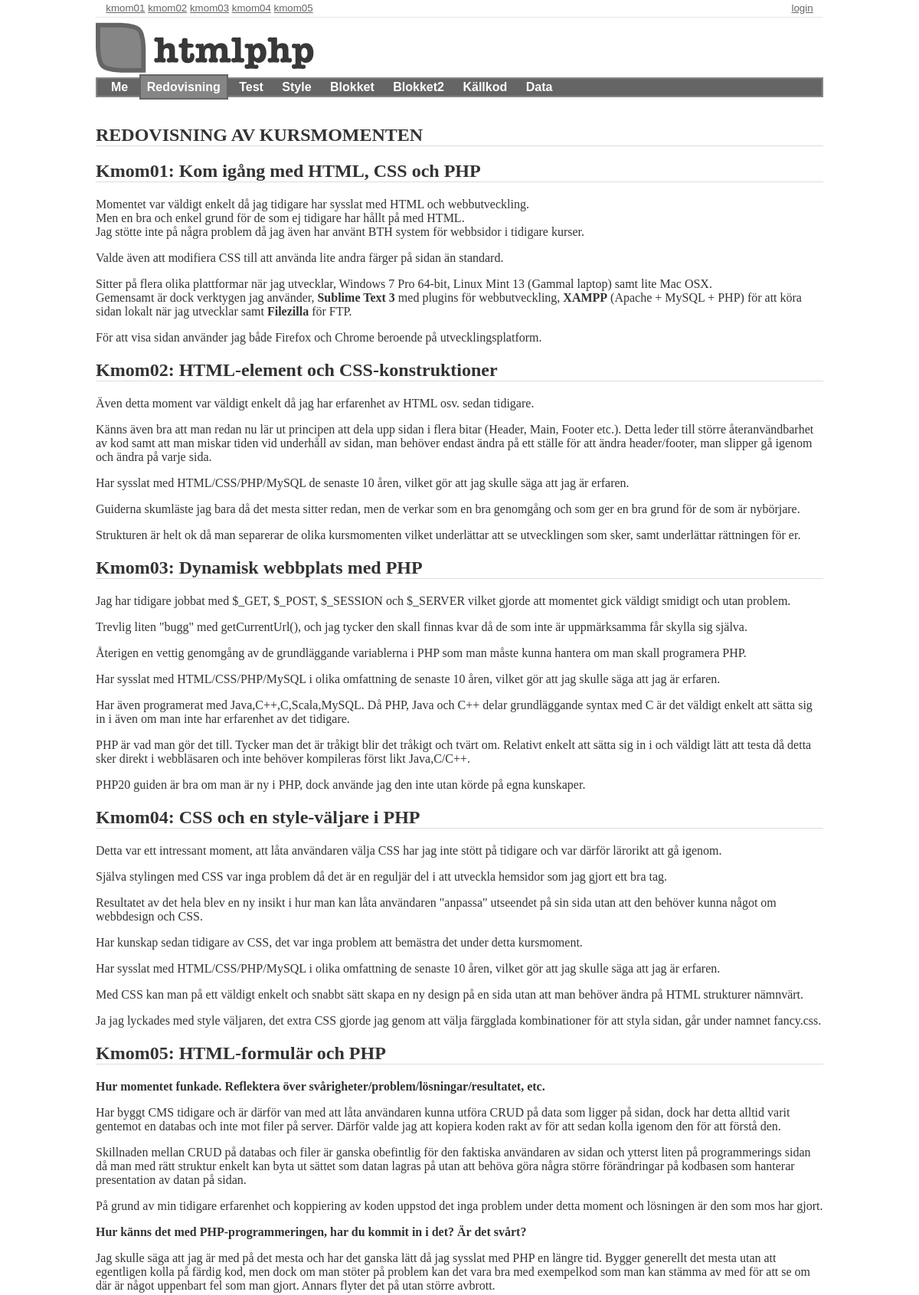
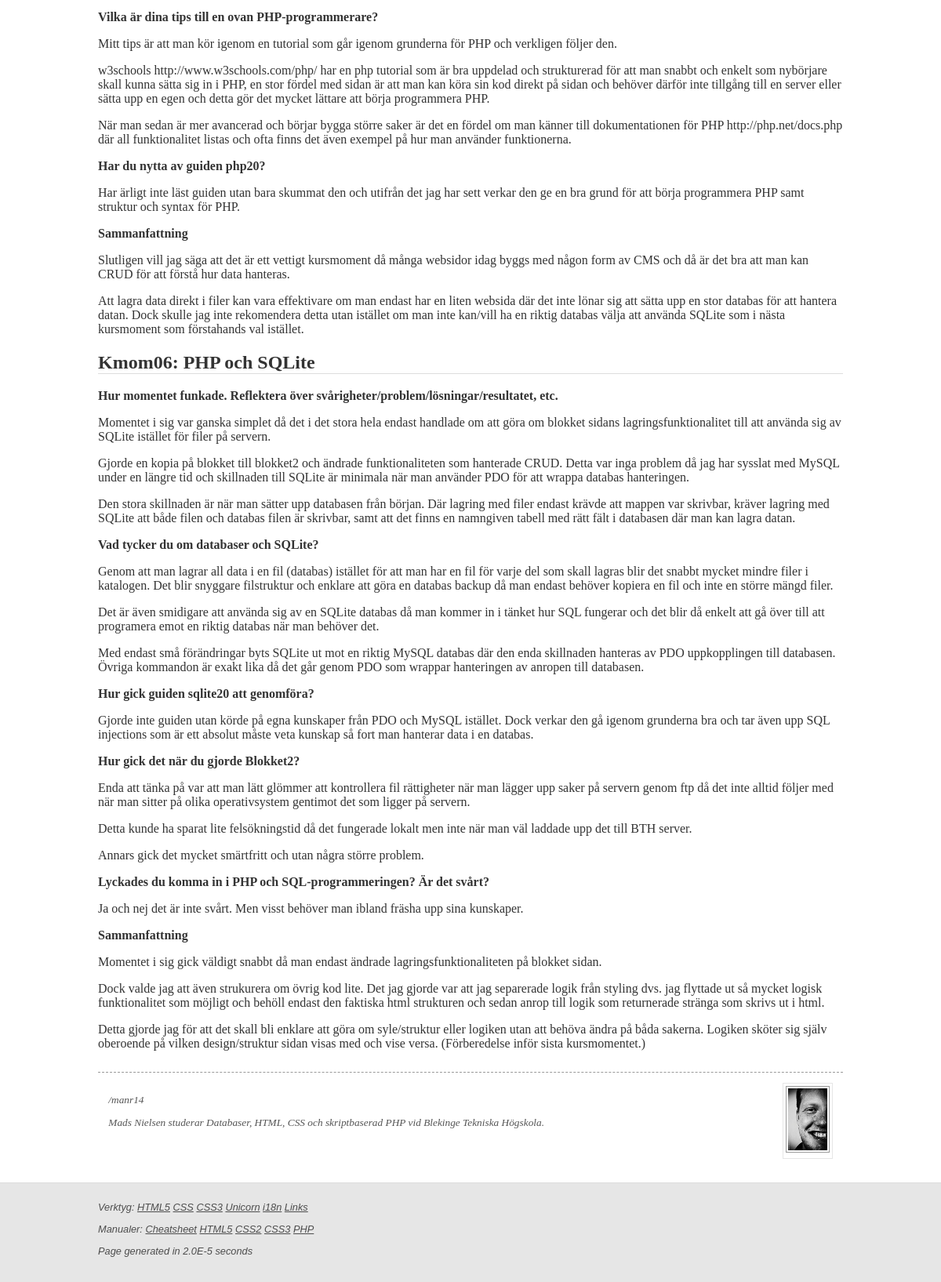
The app's page /report.php with its own data (2 pictures, top to bottom).
### tables this page shows
CREATE TABLE report
  (
    id INTEGER PRIMARY KEY NOT NULL UNIQUE,
    title TEXT,
    description TEXT
  );

### incl/config.php (called while the page is built, shortened)
<?php
$pageTimeGeneration = microtime(true);
include_once(dirname(__FILE__) . "/../src/login.php");
include_once(dirname(__FILE__) . "/static.php");

### incl/static.php (the view, shortened to what this page needs)
<?php
function stylesheet() {
  if (isset($_SESSION['stylesheet'])) {
    return "<link rel='stylesheet' href='style/" . $_SESSION['stylesheet'] . "'";
  }
  else {
      return "<link rel='stylesheet' href='style/stylesheet.css' title='General stylesheet'>
      <link rel='alternate stylesheet' href='style/debug.css' title='Debug stylesheet'>";
  };
}
function menuRelated() {
  return "<nav class='related'>
    <a href='../Kmom01/me.php'>kmom01</a>
    <a href='../Kmom02/me.php'>kmom02</a>
    <a href='../Kmom03/me.php'>kmom03</a>
    <a href='../Kmom04/me.php'>kmom04</a>
    <a href='../Kmom05/me.php'>kmom05</a>
  </nav>";
}
function logo() {
  if (isset($_SESSION['stylesheet']) && $_SESSION['stylesheet'] == "fancy.css") {
    return "<a href='me.php'><img src='img/fancy.png' alt='fancy logo' width=200 height=90></a>";
  }
  else {
    return "<a href='me.php'><img src='img/logo.png' alt='htmlphp logo' width=300 height=70></a>";
  }
}
function menu() {
  return "<nav class='navmenu'>
    <a id='me-' href='me.php'>Me</a>
    <a id='report-' href='report.php'>Redovisning</a>
    <a id='test-' href='test.php'>Test</a>
    <a id='style-' href='style.php'>Style</a>
    <a id='blokket-' href='blokket.php'>Blokket</a>
    <a id='blokket2-' href='blokket2.php'>Blokket2</a>
    <a id='source-' href='viewsource.php'>Källkod</a>
    <a id='data-' href='data.php'>Data</a>
  </nav>";
}
function tools() {
  return "<a href='http://validator.w3.org/check/referer'>HTML5</a>
  <a href='http://jigsaw.w3.org/css-validator/check/referer'>CSS</a>
  <a href='http://jigsaw.w3.org/css-validator/check/referer?profile=css3'>CSS3</a>
  <a href='http://validator.w3.org/unicorn/check?ucn_uri=referer&amp;ucn_task=conformance'>Unicorn</a>
  <a href='http://validator.w3.org/i18n-checker/check?uri=<?php echo getCurrentUrl(); ?>'>i18n</a>
  <a href='http://validator.w3.org/checklink?uri=<?php echo getCurrentUrl(); ?>'>Links</a>";
}
function manual() {
  return "<a href='http://www.w3.org/2009/cheatsheet/'>Cheatsheet</a>
  <a href='http://dev.w3.org/html5/spec/'>HTML5</a>
  <a href='http://www.w3.org/TR/CSS2/'>CSS2</a>
  <a href='http://www.w3.org/Style/CSS/current-work#CSS3'>CSS3</a>
  <a href='http://php.net/manual/en/index.php'>PHP</a>";
}
function pageTime($pageTimeGeneration) {
  if(isset($pageTimeGeneration)) {
    return "Page generated in " . round(microtime(true)-$pageTimeGeneration, 5) . " seconds";
  }
}
function report() {
  $db = new PDO("sqlite:incl/data/data/static.sqlite");
  $db->setAttribute(PDO::ATTR_ERRMODE, PDO::ERRMODE_WARNING);
  $stmt = $db->prepare('SELECT * FROM report;');
  $stmt->execute();
  $res = $stmt->fetchAll(PDO::FETCH_ASSOC);
  $ret = '';
  foreach ($res as $report) {
    $ret .= "<h2>" . $report['title'] . "</h2>";
    $ret .= $report['description'];
  }
  return $ret;
}

### incl/header.php (shortened to what this page needs)
<!doctype html>
<html lang="sv">
<head>
	<?php echo stylesheet(); ?>
</head>
<body<?php echo isset($pageId) ? " id='$pageId' " : ""; ?>>
	<header id="above">
		<?php echo userLoginMenu(); ?>
	  <?php echo menuRelated(); ?>
	</header>
	<header>
		<?php echo logo(); ?>
		<?php echo menu(); ?>
	</header>

### src/login.php (shortened to what this page needs)
<?php
function userIsAuthenticated() {
  if(isset($_SESSION['authenticated'])) {
    return $_SESSION['authenticated'];
  } else {
    return false;
  }
}
function userLoginMenu() {
  $menu = array(
    "login"   => "login.php?p=login",
    "status"   => "login.php",
    "logout"   => "login.php?p=logout",
  );
  if(userIsAuthenticated()) {
    unset($menu['login']);
  } else {
    unset($menu['status']);
    unset($menu['logout']);
  }
  $html = "<nav class='login'>";
  foreach($menu as $key=>$val) {
    $html .= "<a href='$val'>$key</a> ";
  }
  $html .= "</nav>";
  return $html;
}

### report.php (shortened to what this page needs)
<?php
include("incl/config.php");
$pageId = "report";
?>
<?php include("incl/header.php"); ?>
<section id="content">
	<h1>Redovisning av kursmomenten</h1>
		<?php echo report(); ?>
	<?php include("incl/byline.php"); ?>
</section>
<?php include("incl/footer.php"); ?>

### incl/byline.php
<footer class="byline">
	<figure class="right top"><img src="img/me.jpg" alt="Närbild Mads" height="79" width="50"></figure>
	<p>/manr14</p>
	<p>Mads Nielsen studerar Databaser, HTML, CSS och skriptbaserad PHP vid Blekinge Tekniska Högskola.</p>
</footer>

### incl/footer.php
<div id="footer">
<hr>
<footer id="bottom">
  <p>Verktyg:
    <?php echo tools(); ?>
  </p>
  <p>Manualer:
    <?php echo manual(); ?>
  </p>
  <p>
    <?php echo pageTime($pageTimeGeneration); ?>
  </p>
</footer>
</div>
</body>
</html>

### style/stylesheet.css (style rules this page uses)
html,body { margin:0;padding:0; }
html { overflow-y:scroll; }
html { background:#E6E6E6; }
body { background:#fff; }
body { font-family:Georgia, serif;color:#333; }
h1 { text-transform:uppercase; }
h1,h2 { border-bottom:1px solid #dddddd; }
img { border:0; }
header,footer,nav,article,section,aside,figure,figcaption { display:block; }
header#above { font-family:arial,helvetica,sans-serif;border-bottom:1px solid #E6E6E6;margin-bottom:4px;color:#000; }
header, section#content, footer#bottom { margin:0 auto;width:950px; }
section#content { padding:1em 0 1em 0; }
div#footer { padding-bottom:20px;background:#E6E6E6; }
section#content { overflow:auto; }
a { color: inherit; outline:0; }
nav.navmenu { font-family: arial; font-weight: bold; padding: 2px 8px; background:#656565; border:2px solid #858585; }
nav.navmenu a { padding:6px 8px;text-decoration:none;border:2px solid transparent;color:#fff; }
nav.related, nav.login { padding: 0.2em 1em 0.3em 1em;font-size:smaller;color:#666; }
nav.login { float:right; }
figure { border:1px solid #E6E6E6;padding:4px;margin:1em;text-align:center; }
figure.right { margin-right:0; }
figure.top { margin-top:0; }
footer#bottom { font: italic 0.8em Arial, Helvetica, sans-serif; color: #4D4D4D; }
footer.byline { clear: both; border-top: 1px dashed #999999; margin-top:2em; padding: 1em; color: #555555; font-size: smaller; font-style:italic; }
footer.byline img { padding:2px;outline:#999999 groove 1px; }
.right { float:right; }
hr { background: #ddd; color: #ddd; clear: both; float: none; width: 100%; height: 1px; margin: 0 0 1.45em; border: none; }
body#me a#me-, body#report a#report-, body#test a#test-, body#style a#style-, body#blokket a#blokket-, body#blokket2 a#blokket2-, body#source a#source- { background:#858585;border:2px solid #656565; }

### style/debug.css (style rules this page uses)
body { background: beige; }
header#above { background: blueviolet; }
nav.navmenu { border:4px dotted brown; }
figure { background:firebrick; }
footer.byline { background: moccasin; }
div#footer { border:1px solid lawngreen; }
footer#bottom { border:1px solid lightgreen; }

### records on screen
report: title "Kmom01: Kom igång med HTML, CSS och PHP", value "Momentet var väldigt enkelt då jag tidigare har sysslat med HTML och webbutveckling. Men en bra och enkel grund för de som ej tidigare har hållt på med HTML. Jag stötte inte på några problem då jag även har använt BTH system för webbsidor i tidigare kurser. Valde även att modifiera CSS till att använda lite andra färger på sidan än standard. Sitter på flera olika plattformar när jag utvecklar, Windows 7 Pro 64-bit, Linux Mint 13 (Gammal laptop) samt lite Mac OSX. Gemensamt är dock verktygen jag använder, Sublime Text 3 med plugins för webbutveckling, XAMPP (Apache + MySQL + PHP) för att köra sidan lokalt när jag utvecklar samt Filezilla för FTP. För att visa sidan använder jag både Firefox…"
report: title "Kmom02: HTML-element och CSS-konstruktioner", value "Även detta moment var väldigt enkelt då jag har erfarenhet av HTML osv. sedan tidigare. Känns även bra att man redan nu lär ut principen att dela upp sidan i flera bitar (Header, Main, Footer etc.). Detta leder till större återanvändbarhet av kod samt att man miskar tiden vid underhåll av sidan, man behöver endast ändra på ett ställe för att ändra header/footer, man slipper gå igenom och ändra på varje sida. Har sysslat med HTML/CSS/PHP/MySQL de senaste 10 åren, vilket gör att jag skulle säga att jag är erfaren. Guiderna skumläste jag bara då det mesta sitter redan, men de verkar som en bra genomgång och som ger en bra grund för de som är nybörjare. Strukturen är helt ok då man separerar de…"
report: title "Kmom03: Dynamisk webbplats med PHP", value "Jag har tidigare jobbat med $_GET, $_POST, $_SESSION och $_SERVER vilket gjorde att momentet gick väldigt smidigt och utan problem. Trevlig liten \"bugg\" med getCurrentUrl(), och jag tycker den skall finnas kvar då de som inte är uppmärksamma får skylla sig själva. Återigen en vettig genomgång av de grundläggande variablerna i PHP som man måste kunna hantera om man skall programera PHP. Har sysslat med HTML/CSS/PHP/MySQL i olika omfattning de senaste 10 åren, vilket gör att jag skulle säga att jag är erfaren. Har även programerat med Java,C++,C,Scala,MySQL. Då PHP, Java och C++ delar grundläggande syntax med C är det väldigt enkelt att sätta sig in i även om man inte har erfarenhet av det…"
report: title "Kmom04: CSS och en style-väljare i PHP", value "Detta var ett intressant moment, att låta användaren välja CSS har jag inte stött på tidigare och var därför lärorikt att gå igenom. Själva stylingen med CSS var inga problem då det är en reguljär del i att utveckla hemsidor som jag gjort ett bra tag. Resultatet av det hela blev en ny insikt i hur man kan låta användaren \"anpassa\" utseendet på sin sida utan att den behöver kunna något om webbdesign och CSS. Har kunskap sedan tidigare av CSS, det var inga problem att bemästra det under detta kursmoment. Har sysslat med HTML/CSS/PHP/MySQL i olika omfattning de senaste 10 åren, vilket gör att jag skulle säga att jag är erfaren. Med CSS kan man på ett väldigt enkelt och snabbt sätt skapa en ny…"
report: title "Kmom05: HTML-formulär och PHP", value "Hur momentet funkade. Reflektera över svårigheter/problem/lösningar/resultatet, etc. Har byggt CMS tidigare och är därför van med att låta användaren kunna utföra CRUD på data som ligger på sidan, dock har detta alltid varit gentemot en databas och inte mot filer på server. Därför valde jag att kopiera koden rakt av för att sedan kolla igenom den för att förstå den. Skillnaden mellan CRUD på databas och filer är ganska obefintlig för den faktiska användaren av sidan och ytterst liten på programmerings sidan då man med rätt struktur enkelt kan byta ut sättet som datan lagras på utan att behöva göra några större förändringar på kodbasen som hanterar presentation av datan på sidan. På grund av…"
report: title "Kmom06: PHP och SQLite", value "Hur momentet funkade. Reflektera över svårigheter/problem/lösningar/resultatet, etc. Momentet i sig var ganska simplet då det i det stora hela endast handlade om att göra om blokket sidans lagringsfunktionalitet till att använda sig av SQLite istället för filer på servern. Gjorde en kopia på blokket till blokket2 och ändrade funktionaliteten som hanterade CRUD. Detta var inga problem då jag har sysslat med MySQL under en längre tid och skillnaden till SQLite är minimala när man använder PDO för att wrappa databas hanteringen. Den stora skillnaden är när man sätter upp databasen från början. Där lagring med filer endast krävde att mappen var skrivbar, kräver lagring med SQLite att både filen…"

### other values on screen
$key "login"
pageTime($pageTimeGeneration) "Page generated in 2.0E-5 seconds"
